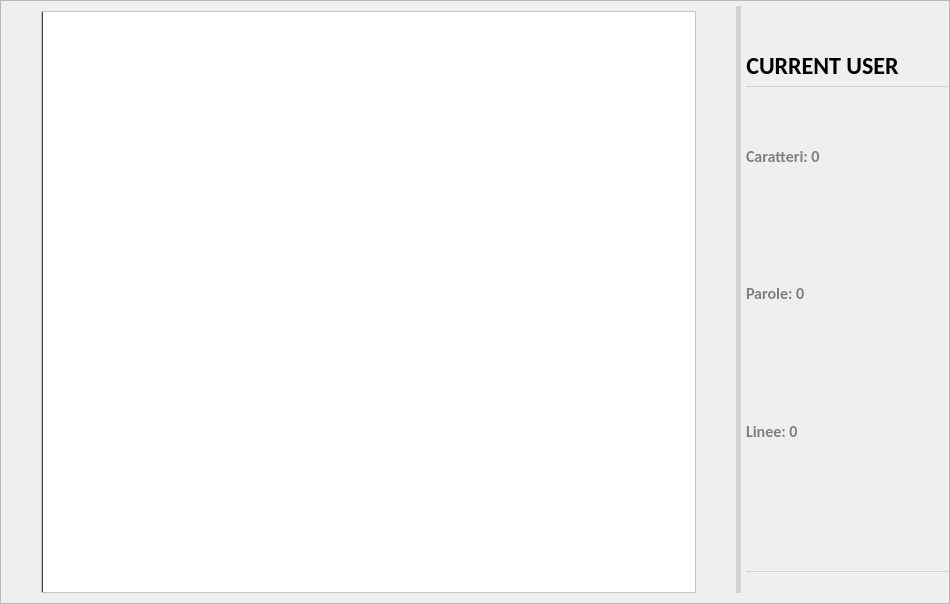
<?xml version="1.0" encoding="UTF-8"?>
<ui version="4.0">
 <class>EditorWindow</class>
 <widget class="QMainWindow" name="EditorWindow">
  <property name="geometry">
   <rect>
    <x>0</x>
    <y>0</y>
    <width>950</width>
    <height>604</height>
   </rect>
  </property>
  <property name="minimumSize">
   <size>
    <width>950</width>
    <height>500</height>
   </size>
  </property>
  <property name="windowTitle">
   <string>MainWindow</string>
  </property>
  <widget class="QWidget" name="centralwidget">
   <property name="minimumSize">
    <size>
     <width>950</width>
     <height>500</height>
    </size>
   </property>
   <property name="styleSheet">
    <string notr="true">#centralwidget{
background: url(:/image/Editor/sfondo.png);
}</string>
   </property>
   <layout class="QGridLayout" name="gridLayout">
    <property name="leftMargin">
     <number>0</number>
    </property>
    <property name="topMargin">
     <number>0</number>
    </property>
    <property name="rightMargin">
     <number>0</number>
    </property>
    <property name="bottomMargin">
     <number>0</number>
    </property>
    <property name="spacing">
     <number>0</number>
    </property>
    <item row="2" column="0">
     <layout class="QHBoxLayout" name="horizontalLayout_2">
      <property name="sizeConstraint">
       <enum>QLayout::SetFixedSize</enum>
      </property>
      <item>
       <widget class="QFrame" name="editorFrame">
        <property name="sizePolicy">
         <sizepolicy hsizetype="Preferred" vsizetype="Preferred">
          <horstretch>0</horstretch>
          <verstretch>0</verstretch>
         </sizepolicy>
        </property>
        <property name="minimumSize">
         <size>
          <width>821</width>
          <height>20</height>
         </size>
        </property>
        <property name="font">
         <font>
          <family>Calibri</family>
          <pointsize>14</pointsize>
         </font>
        </property>
        <property name="styleSheet">
         <string notr="true"/>
        </property>
        <property name="frameShape">
         <enum>QFrame::StyledPanel</enum>
        </property>
        <property name="frameShadow">
         <enum>QFrame::Raised</enum>
        </property>
        <property name="midLineWidth">
         <number>0</number>
        </property>
        <layout class="QVBoxLayout" name="verticalLayout_3">
         <property name="spacing">
          <number>0</number>
         </property>
         <property name="leftMargin">
          <number>0</number>
         </property>
         <property name="topMargin">
          <number>0</number>
         </property>
         <property name="rightMargin">
          <number>0</number>
         </property>
         <property name="bottomMargin">
          <number>0</number>
         </property>
         <item>
          <layout class="QHBoxLayout" name="horizontalLayout_5">
           <property name="spacing">
            <number>0</number>
           </property>
           <property name="sizeConstraint">
            <enum>QLayout::SetMinimumSize</enum>
           </property>
           <property name="leftMargin">
            <number>0</number>
           </property>
          </layout>
         </item>
         <item>
          <layout class="QHBoxLayout" name="horizontalLayout_10">
           <property name="spacing">
            <number>5</number>
           </property>
           <property name="sizeConstraint">
            <enum>QLayout::SetFixedSize</enum>
           </property>
           <property name="leftMargin">
            <number>40</number>
           </property>
           <property name="topMargin">
            <number>5</number>
           </property>
           <property name="rightMargin">
            <number>0</number>
           </property>
           <property name="bottomMargin">
            <number>10</number>
           </property>
           <item>
            <layout class="QVBoxLayout" name="verticalLayout_5">
             <property name="spacing">
              <number>14</number>
             </property>
             <property name="leftMargin">
              <number>0</number>
             </property>
             <property name="topMargin">
              <number>5</number>
             </property>
             <property name="rightMargin">
              <number>35</number>
             </property>
             <item>
              <widget class="MyQTextEdit" name="RealTextEdit">
               <property name="sizePolicy">
                <sizepolicy hsizetype="MinimumExpanding" vsizetype="MinimumExpanding">
                 <horstretch>0</horstretch>
                 <verstretch>0</verstretch>
                </sizepolicy>
               </property>
               <property name="minimumSize">
                <size>
                 <width>500</width>
                 <height>0</height>
                </size>
               </property>
               <property name="font">
                <font>
                 <family>Times New Roman</family>
                 <pointsize>14</pointsize>
                 <weight>50</weight>
                 <bold>false</bold>
                 <strikeout>false</strikeout>
                </font>
               </property>
               <property name="contextMenuPolicy">
                <enum>Qt::CustomContextMenu</enum>
               </property>
               <property name="styleSheet">
                <string notr="true"> #RealTextEdit{  
background: #FFFFFF; 
border-left: 2px solid #404040
;}</string>
               </property>
              </widget>
             </item>
            </layout>
           </item>
           <item>
            <widget class="Line" name="line">
             <property name="sizePolicy">
              <sizepolicy hsizetype="Minimum" vsizetype="MinimumExpanding">
               <horstretch>0</horstretch>
               <verstretch>0</verstretch>
              </sizepolicy>
             </property>
             <property name="minimumSize">
              <size>
               <width>5</width>
               <height>0</height>
              </size>
             </property>
             <property name="maximumSize">
              <size>
               <width>5</width>
               <height>16777215</height>
              </size>
             </property>
             <property name="styleSheet">
              <string notr="true">border:none;
background-color: lightgrey;

</string>
             </property>
             <property name="orientation">
              <enum>Qt::Vertical</enum>
             </property>
            </widget>
           </item>
           <item>
            <layout class="QVBoxLayout" name="verticalLayout_4">
             <item>
              <layout class="QHBoxLayout" name="horizontalLayout">
               <property name="spacing">
                <number>0</number>
               </property>
               <property name="sizeConstraint">
                <enum>QLayout::SetDefaultConstraint</enum>
               </property>
               <item>
                <layout class="QVBoxLayout" name="verticalLayout">
                 <property name="spacing">
                  <number>0</number>
                 </property>
                 <property name="leftMargin">
                  <number>0</number>
                 </property>
                 <property name="rightMargin">
                  <number>0</number>
                 </property>
                 <item>
                  <spacer name="verticalSpacer_2">
                   <property name="orientation">
                    <enum>Qt::Vertical</enum>
                   </property>
                   <property name="sizeType">
                    <enum>QSizePolicy::Maximum</enum>
                   </property>
                   <property name="sizeHint" stdset="0">
                    <size>
                     <width>20</width>
                     <height>40</height>
                    </size>
                   </property>
                  </spacer>
                 </item>
                 <item>
                  <layout class="QHBoxLayout" name="horizontalLayout_7">
                   <property name="spacing">
                    <number>10</number>
                   </property>
                   <item>
                    <widget class="QLabel" name="labelUser">
                     <property name="sizePolicy">
                      <sizepolicy hsizetype="Minimum" vsizetype="Minimum">
                       <horstretch>0</horstretch>
                       <verstretch>0</verstretch>
                      </sizepolicy>
                     </property>
                     <property name="minimumSize">
                      <size>
                       <width>0</width>
                       <height>40</height>
                      </size>
                     </property>
                     <property name="maximumSize">
                      <size>
                       <width>16777215</width>
                       <height>40</height>
                      </size>
                     </property>
                     <property name="font">
                      <font>
                       <family>Calibri</family>
                       <pointsize>18</pointsize>
                       <weight>75</weight>
                       <bold>true</bold>
                      </font>
                     </property>
                     <property name="layoutDirection">
                      <enum>Qt::LeftToRight</enum>
                     </property>
                     <property name="styleSheet">
                      <string notr="true">#labelCollab{
	background-color:transparent;
	color: #505050;
	border-bottom: 2px solid lightgrey;
}</string>
                     </property>
                     <property name="text">
                      <string>CURRENT USER</string>
                     </property>
                     <property name="alignment">
                      <set>Qt::AlignCenter</set>
                     </property>
                    </widget>
                   </item>
                   <item>
                    <spacer name="horizontalSpacer">
                     <property name="orientation">
                      <enum>Qt::Horizontal</enum>
                     </property>
                     <property name="sizeType">
                      <enum>QSizePolicy::Preferred</enum>
                     </property>
                     <property name="sizeHint" stdset="0">
                      <size>
                       <width>50</width>
                       <height>20</height>
                      </size>
                     </property>
                    </spacer>
                   </item>
                  </layout>
                 </item>
                 <item>
                  <widget class="Line" name="line_2">
                   <property name="minimumSize">
                    <size>
                     <width>0</width>
                     <height>1</height>
                    </size>
                   </property>
                   <property name="maximumSize">
                    <size>
                     <width>16777215</width>
                     <height>1</height>
                    </size>
                   </property>
                   <property name="styleSheet">
                    <string notr="true">border:none;
background-color: lightgrey;

</string>
                   </property>
                   <property name="orientation">
                    <enum>Qt::Horizontal</enum>
                   </property>
                  </widget>
                 </item>
                 <item>
                  <widget class="QLabel" name="label">
                   <property name="font">
                    <font>
                     <family>Calibri</family>
                     <pointsize>12</pointsize>
                     <weight>75</weight>
                     <bold>true</bold>
                    </font>
                   </property>
                   <property name="styleSheet">
                    <string notr="true">color:grey;</string>
                   </property>
                   <property name="text">
                    <string>Caratteri: 0</string>
                   </property>
                  </widget>
                 </item>
                 <item>
                  <widget class="QLabel" name="label_2">
                   <property name="font">
                    <font>
                     <family>Calibri</family>
                     <pointsize>12</pointsize>
                     <weight>75</weight>
                     <bold>true</bold>
                    </font>
                   </property>
                   <property name="styleSheet">
                    <string notr="true">color:grey;</string>
                   </property>
                   <property name="text">
                    <string>Parole: 0</string>
                   </property>
                  </widget>
                 </item>
                 <item>
                  <widget class="QLabel" name="label_3">
                   <property name="font">
                    <font>
                     <family>Calibri</family>
                     <pointsize>12</pointsize>
                     <weight>75</weight>
                     <bold>true</bold>
                    </font>
                   </property>
                   <property name="styleSheet">
                    <string notr="true">color:grey;</string>
                   </property>
                   <property name="text">
                    <string>Linee: 0</string>
                   </property>
                  </widget>
                 </item>
                 <item>
                  <spacer name="verticalSpacer_3">
                   <property name="orientation">
                    <enum>Qt::Vertical</enum>
                   </property>
                   <property name="sizeType">
                    <enum>QSizePolicy::Minimum</enum>
                   </property>
                   <property name="sizeHint" stdset="0">
                    <size>
                     <width>20</width>
                     <height>6</height>
                    </size>
                   </property>
                  </spacer>
                 </item>
                 <item>
                  <spacer name="verticalSpacer_5">
                   <property name="orientation">
                    <enum>Qt::Vertical</enum>
                   </property>
                   <property name="sizeType">
                    <enum>QSizePolicy::Maximum</enum>
                   </property>
                   <property name="sizeHint" stdset="0">
                    <size>
                     <width>20</width>
                     <height>40</height>
                    </size>
                   </property>
                  </spacer>
                 </item>
                 <item>
                  <spacer name="verticalSpacer">
                   <property name="orientation">
                    <enum>Qt::Vertical</enum>
                   </property>
                   <property name="sizeType">
                    <enum>QSizePolicy::Minimum</enum>
                   </property>
                   <property name="sizeHint" stdset="0">
                    <size>
                     <width>20</width>
                     <height>10</height>
                    </size>
                   </property>
                  </spacer>
                 </item>
                 <item>
                  <spacer name="verticalSpacer_7">
                   <property name="orientation">
                    <enum>Qt::Vertical</enum>
                   </property>
                   <property name="sizeType">
                    <enum>QSizePolicy::Minimum</enum>
                   </property>
                   <property name="sizeHint" stdset="0">
                    <size>
                     <width>20</width>
                     <height>15</height>
                    </size>
                   </property>
                  </spacer>
                 </item>
                 <item>
                  <widget class="Line" name="line_3">
                   <property name="minimumSize">
                    <size>
                     <width>0</width>
                     <height>1</height>
                    </size>
                   </property>
                   <property name="maximumSize">
                    <size>
                     <width>16777215</width>
                     <height>1</height>
                    </size>
                   </property>
                   <property name="styleSheet">
                    <string notr="true">border:none;
background-color: lightgrey;

</string>
                   </property>
                   <property name="orientation">
                    <enum>Qt::Horizontal</enum>
                   </property>
                  </widget>
                 </item>
                 <item>
                  <spacer name="verticalSpacer_8">
                   <property name="orientation">
                    <enum>Qt::Vertical</enum>
                   </property>
                   <property name="sizeType">
                    <enum>QSizePolicy::Minimum</enum>
                   </property>
                   <property name="sizeHint" stdset="0">
                    <size>
                     <width>20</width>
                     <height>15</height>
                    </size>
                   </property>
                  </spacer>
                 </item>
                 <item>
                  <spacer name="verticalSpacer_9">
                   <property name="orientation">
                    <enum>Qt::Vertical</enum>
                   </property>
                   <property name="sizeType">
                    <enum>QSizePolicy::Minimum</enum>
                   </property>
                   <property name="sizeHint" stdset="0">
                    <size>
                     <width>20</width>
                     <height>6</height>
                    </size>
                   </property>
                  </spacer>
                 </item>
                </layout>
               </item>
              </layout>
             </item>
            </layout>
           </item>
          </layout>
         </item>
        </layout>
       </widget>
      </item>
     </layout>
    </item>
   </layout>
  </widget>
  <action name="actionNew">
   <property name="text">
    <string>Nuovo Documento</string>
   </property>
   <property name="shortcut">
    <string>Ctrl+N</string>
   </property>
  </action>
  <action name="actionSave">
   <property name="icon">
    <iconset>
     <normalon>:/image/Editor/save(1).png</normalon>
    </iconset>
   </property>
   <property name="text">
    <string>Salva</string>
   </property>
   <property name="shortcut">
    <string>Ctrl+S</string>
   </property>
  </action>
  <action name="actionFullscreen">
   <property name="checkable">
    <bool>true</bool>
   </property>
   <property name="text">
    <string>Schermo Intero</string>
   </property>
   <property name="toolTip">
    <string>Schermo Intero</string>
   </property>
   <property name="shortcut">
    <string>Ctrl+F11</string>
   </property>
  </action>
  <action name="actionAbout">
   <property name="text">
    <string>?</string>
   </property>
   <property name="shortcut">
    <string>Ctrl+H</string>
   </property>
  </action>
  <action name="actionClose">
   <property name="text">
    <string>Chiudi Documento</string>
   </property>
   <property name="shortcut">
    <string>Ctrl+Q</string>
   </property>
  </action>
  <action name="actionInvita_tramite_URI">
   <property name="text">
    <string>Invita tramite URI</string>
   </property>
  </action>
  <action name="actionEsporta_come_PDF">
   <property name="icon">
    <iconset>
     <normaloff>:/image/Editor/save(1).png</normaloff>:/image/Editor/save(1).png</iconset>
   </property>
   <property name="text">
    <string>Esporta come PDF</string>
   </property>
   <property name="shortcut">
    <string>Ctrl+S</string>
   </property>
  </action>
  <action name="actionRinomina">
   <property name="text">
    <string>Rinomina</string>
   </property>
   <property name="shortcut">
    <string>Ctrl+R</string>
   </property>
  </action>
  <action name="actionDark_Mode">
   <property name="icon">
    <iconset>
     <normaloff>:/image/Editor/DarkMoon.png</normaloff>:/image/Editor/DarkMoon.png</iconset>
   </property>
   <property name="text">
    <string>Modalità Notte</string>
   </property>
   <property name="toolTip">
    <string>Modalità Notte</string>
   </property>
   <property name="shortcut">
    <string>Ctrl+D</string>
   </property>
  </action>
  <action name="actionCollaboratori">
   <property name="text">
    <string>Nascondi Collaboratori</string>
   </property>
  </action>
  <action name="actionGrassetto">
   <property name="checkable">
    <bool>false</bool>
   </property>
   <property name="icon">
    <iconset>
     <normaloff>:/image/Editor/v2bold.png</normaloff>:/image/Editor/v2bold.png</iconset>
   </property>
   <property name="text">
    <string>Grassetto</string>
   </property>
   <property name="shortcut">
    <string>Ctrl+B</string>
   </property>
  </action>
  <action name="actionCorsivo">
   <property name="checkable">
    <bool>false</bool>
   </property>
   <property name="icon">
    <iconset>
     <normaloff>:/image/Editor/v2italic.png</normaloff>:/image/Editor/v2italic.png</iconset>
   </property>
   <property name="text">
    <string>Corsivo</string>
   </property>
   <property name="shortcut">
    <string>Ctrl+I</string>
   </property>
  </action>
  <action name="actionSottolineato">
   <property name="checkable">
    <bool>false</bool>
   </property>
   <property name="icon">
    <iconset>
     <normaloff>:/image/Editor/v2underline.png</normaloff>:/image/Editor/v2underline.png</iconset>
   </property>
   <property name="text">
    <string>Sottolineato</string>
   </property>
   <property name="shortcut">
    <string>Ctrl+U</string>
   </property>
  </action>
  <action name="actionEsci">
   <property name="text">
    <string>Esci</string>
   </property>
   <property name="shortcut">
    <string>Ctrl+Shift+Q</string>
   </property>
  </action>
  <action name="actionSeleziona_Tutto">
   <property name="text">
    <string>Seleziona Tutto</string>
   </property>
   <property name="shortcut">
    <string>Ctrl+A</string>
   </property>
  </action>
  <action name="actionToolbar">
   <property name="text">
    <string>Toolbar</string>
   </property>
   <property name="shortcut">
    <string>Ctrl+M</string>
   </property>
  </action>
  <action name="actionOpzioni">
   <property name="text">
    <string>Opzioni</string>
   </property>
   <property name="shortcut">
    <string>Ctrl+O</string>
   </property>
  </action>
 </widget>
 <customwidgets>
  <customwidget>
   <class>MyQTextEdit</class>
   <extends>QTextEdit</extends>
   <header location="global">myqtextedit.h</header>
  </customwidget>
 </customwidgets>
 <resources>
  <include location="Risorse.qrc"/>
 </resources>
 <connections/>
</ui>
